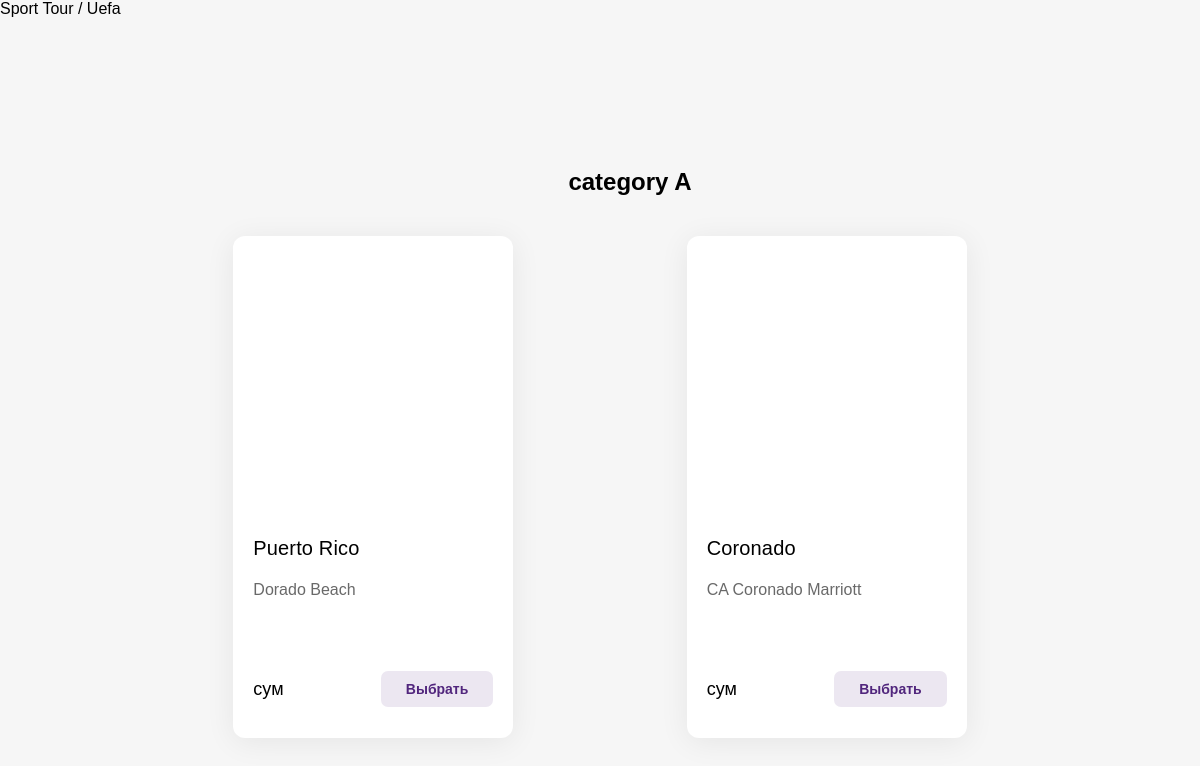
/1/, run on the app's committed database.
### turist/models.py (models this page shows)
class Turist(models.Model):
    name = models.CharField(max_length=300, db_index=True)
    content = models.TextField()
    rasmi = models.CharField(max_length=400)
    category = models.ForeignKey('Category', on_delete=models.PROTECT)
    class Meta:
        ordering = ['pk']

class Category(models.Model):
    name = models.CharField(max_length=300)
    class Meta:
        ordering = ['name']

### turist/views.py (the view)
# urls.py: path("<int:category_id>/", get_by_category_id),
def get_by_category_id(request, category_id):
    categories = Category.objects.all()
    products = Turist.objects.filter(category=category_id)
    products_by = {}
    for c in categories:
        lst = []
        for p in products:
            if c == p.category:
                lst.append(p)
        if len(lst) != 0:
            products_by[c.name] = lst
    context = {
        "categories": categories,
        "products_by": products_by}
    return render(request, 'traveluz/turist.html', context)

### turist/templates/traveluz/turist.html
{% extends 'layout/base.html'%}
{% block content %}
{%load static %}
    {% for c , products in products_by.items %}
    <section>Sport Tour / Uefa
        <h2>{{c}}</h2>
        <div class="container">
            {% for p in products %}
            <div class="item">
                <div class="image" style="width: 100%; height: 230px;padding-top: 30px"><img src="{{p.rasmi}}" alt="">
                </div>
                <p class="name">{{p.name}}</p>
                <p class="info">{{p.content}}</p>
                <div class="bottom">
                    <p class="price">{{p.price}} сум</p>
                    <button class="button">Выбрать</button>
                </div>
            </div>
            {% endfor %}
        </div>
    </section>
{% endfor %}
{% endblock %}

### turist/static/css/style.css (style rules this page uses)
body { margin: 0 0 40px 0; background-color: #f6f6f6; font-family: 'Proxima-Nova', sans-serif; }
h2 { margin: 150px 0 0 60px; text-align: center; }
.container { display: flex; flex-wrap: wrap; justify-content: space-evenly ; width: 90%; height: auto; margin: auto; }
.item { width: 240px; min-height: 200px; border-radius: 12px; background-color: white; padding: 20px; box-shadow: 0 4px 30px rgb(0 0 0 / 7%); margin-top: 40px; }
p.name { font-size: 20px; font-weight: 500; line-height: 24px; letter-spacing: 0.00735em; text-overflow: ellipsis; display: -webkit-box; -webkit-line-clamp: 1; -webkit-box-orient: vertical; }
p.info { color: #696969; margin: 0; font-size: 16px; line-height: 20px; font-weight: 200; height: 40px; overflow: hidden; text-overflow: ellipsis; display: -webkit-box; -webkit-line-clamp: 2; -webkit-box-orient: vertical; }
.bottom { width: 100%; min-height: 30px; background-color: white; display: flex; margin-top: 40px; justify-content: space-between; align-items: center; }
.price { font-style: normal; font-weight: 300; font-size: 18px; line-height: 22px; }
.button { color: #51267d; background-color: #51267d1c; padding: 10px 25px; border-radius: 7px; font-weight: 600; font-size: 14px; cursor: pointer; border-style: none; }

### data on the page
Turist: name "category A", name "Puerto Rico", content "Dorado Beach"
Turist: name "Coronado", content "CA Coronado Marriott"
